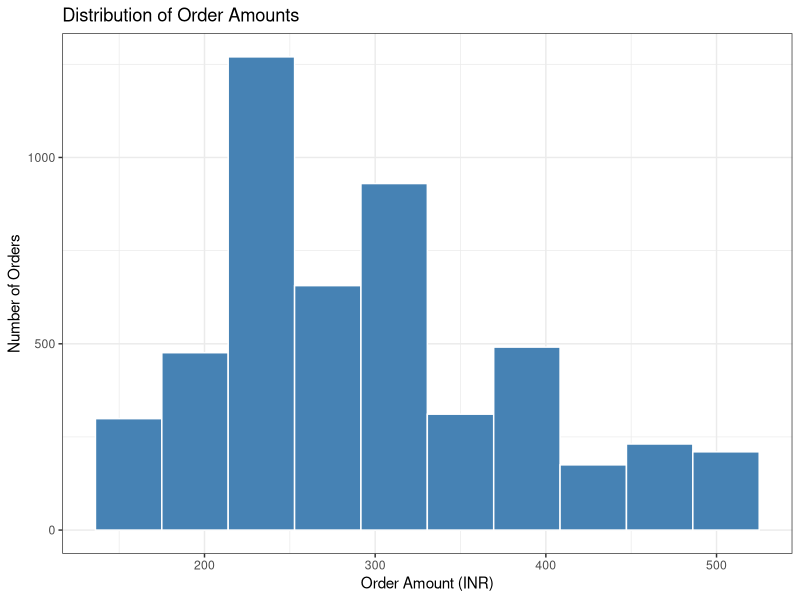
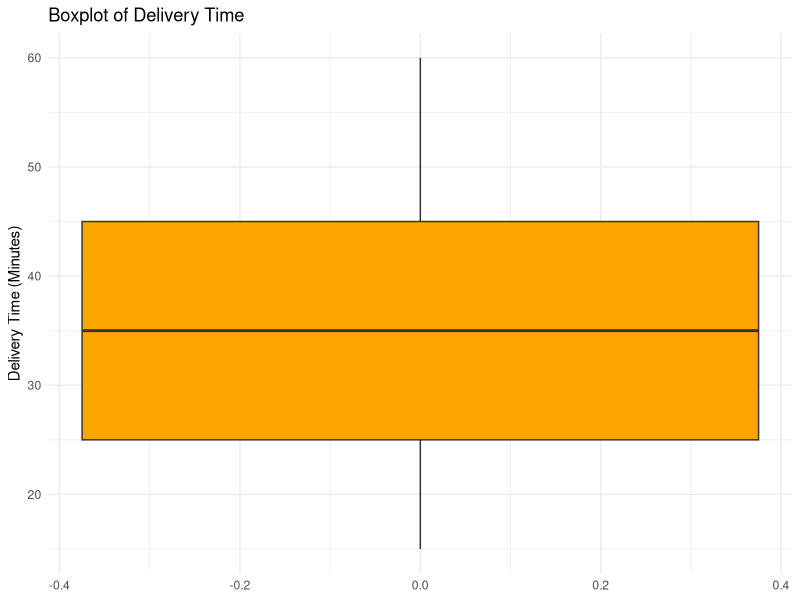
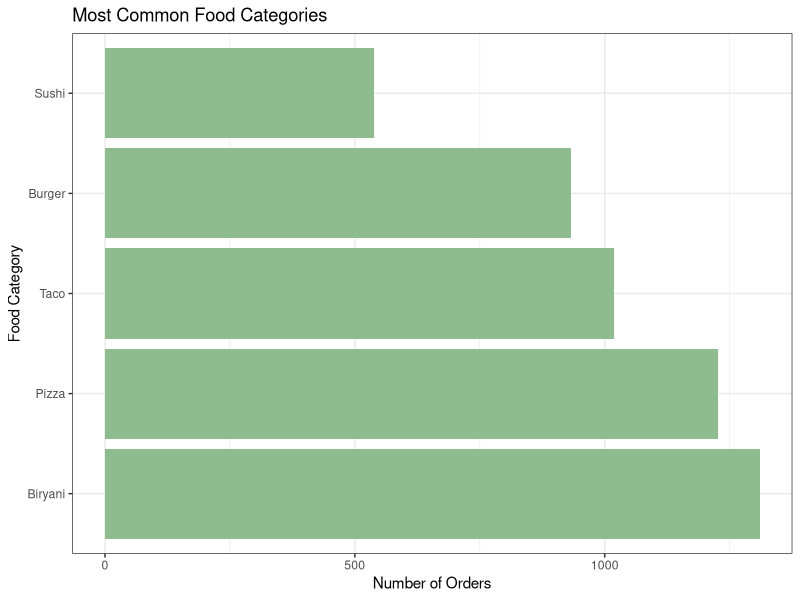
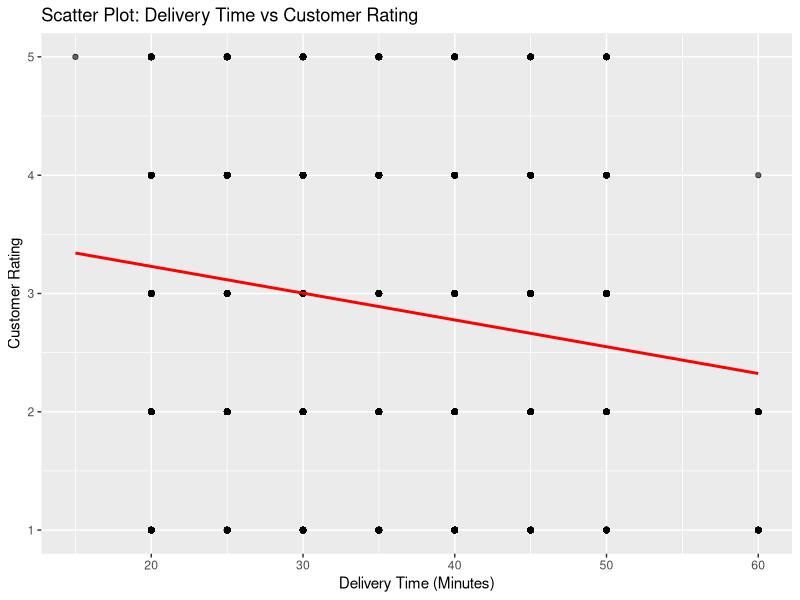
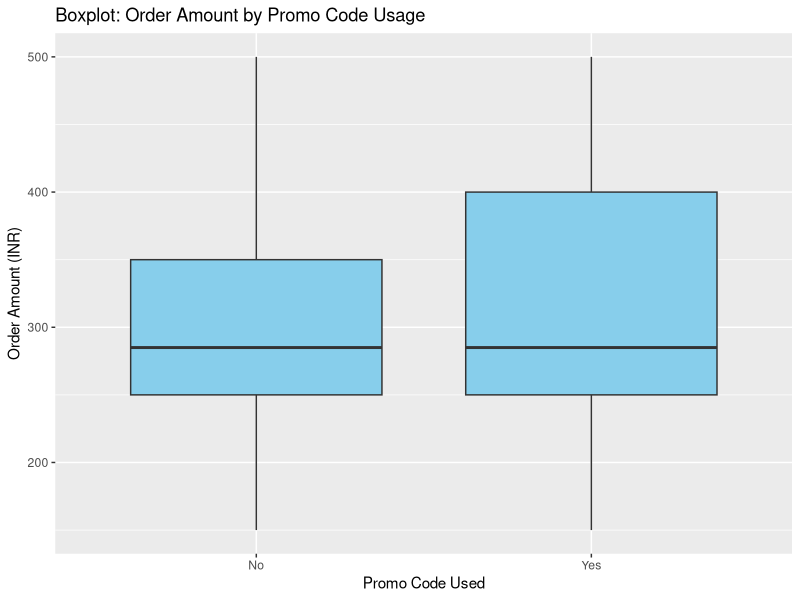
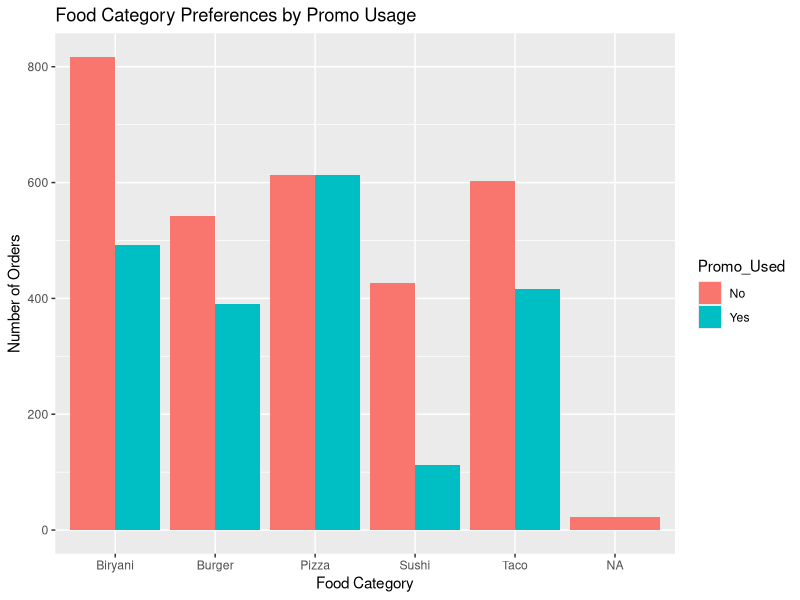
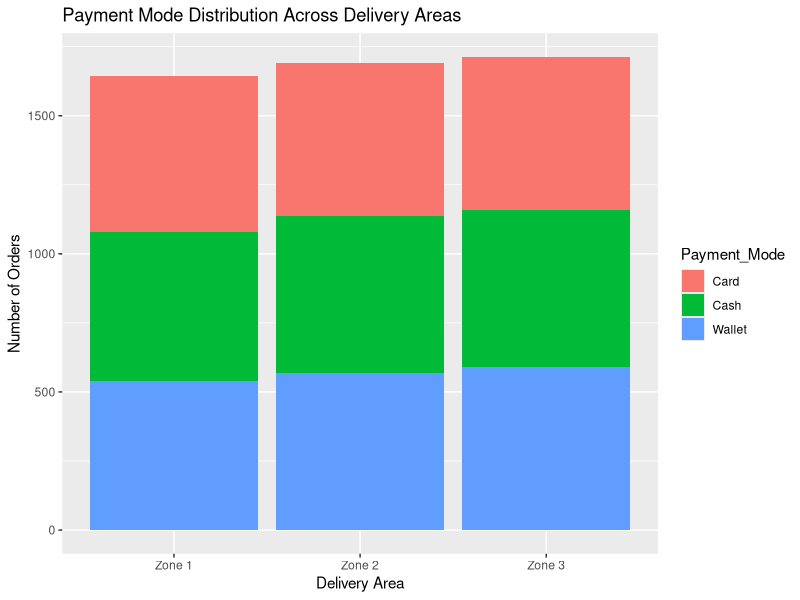
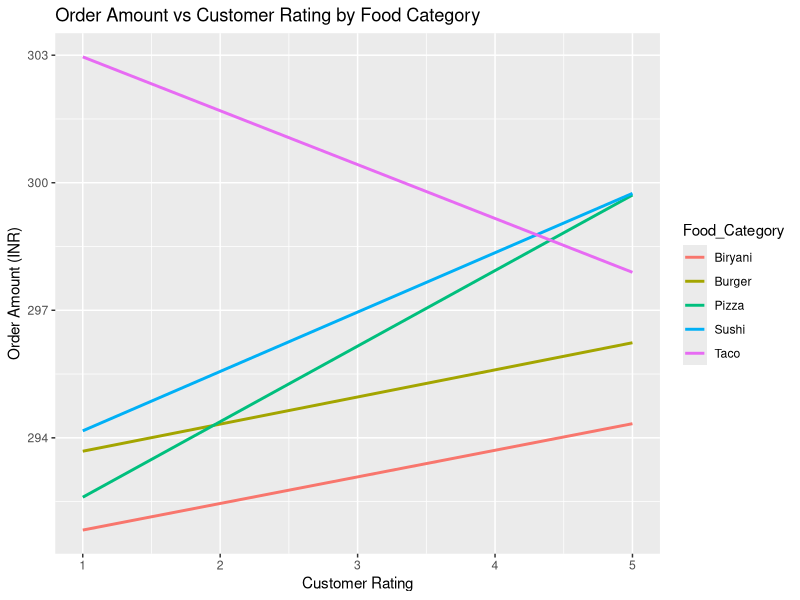

Write the R code that produced these figures, in order.
## ---- chunk 1
library(tidyverse)

# Load the dataset
food_data <- read_csv("../data/food_delivery_clean.csv")


# Fixing Inconsistent and Incorrect Data Types
food_data <- food_data %>%
  mutate(Promo_Used = as.factor(Promo_Used),
         Restaurant_Name = as.factor(Restaurant_Name),
         Food_Category = as.factor(Food_Category),
         Payment_Mode = as.factor(Payment_Mode),
         Fast_Delivery = as.factor(Fast_Delivery),
         Delivery_Area = as.factor(Delivery_Area),
         Order_Date = as.Date(Order_Date, format = "%m/%d/%Y")) 
## ---- chunk 2
# Dataset structure and summary
dim(food_data)              # Rows and columns
glimpse(food_data)          # Variable types
summary(food_data)          # Quick statistical summary
colSums(is.na(food_data))   # Check for any missing values

# --- Forming early hypotheses ---

# 1. Which food types dominate the orders?
food_data %>%
  count(Food_Category, sort = TRUE)

# 2. What is the range and central tendency of Order Amount?
summary(food_data$Order_Amount)

# 3. Which customers consistently rate poorly?
food_data %>%
  group_by(Customer_ID) %>%
  summarise(avg_rating = mean(Customer_Rating, na.rm = TRUE),
            n_orders = n()) %>%
  arrange(avg_rating)

# 4. Most and least generous orders
food_data %>%
  arrange(desc(Order_Amount)) %>%
  select(Order_ID, Customer_ID, Order_Amount) %>%
  head()

# 5. Explore promo usage
food_data %>%
  count(Promo_Used)
## ---- chunk 3
#Histogram
ggplot(food_data, aes(x = Order_Amount)) +
  geom_histogram(bins = 10, fill = "steelblue", color = "white") +
  labs(title = "Distribution of Order Amounts",
       x = "Order Amount (INR)",
       y = "Number of Orders") +
  theme_bw()

#Boxplot
ggplot(food_data, aes(y = Delivery_Time_Minutes)) +
  geom_boxplot(fill = "orange") +
  labs(title = "Boxplot of Delivery Time",
       y = "Delivery Time (Minutes)") +
  theme(axis.text.x = element_blank()) +
  theme_minimal()

# Bar plot
food_data %>%
  filter(!is.na(Food_Category)) %>%
  ggplot(aes(x = fct_infreq(Food_Category))) +
  geom_bar(fill = "darkseagreen") +
  coord_flip() +
  labs(title = "Most Common Food Categories",
       x = "Food Category",
       y = "Number of Orders") +
  theme_bw()
## ---- chunk 4
# Scatter plot
ggplot(food_data, aes(x = Delivery_Time_Minutes, y = Customer_Rating)) +
  geom_point(alpha = 0.6) +
  geom_smooth(method = "lm", se = FALSE, color = "red") +
  labs(title = "Scatter Plot: Delivery Time vs Customer Rating",
       x = "Delivery Time (Minutes)", y = "Customer Rating") 

# Box plot
ggplot(food_data, aes(x = Promo_Used, y = Order_Amount)) +
  geom_boxplot(fill = "skyblue") +
  labs(title = "Boxplot: Order Amount by Promo Code Usage",
       x = "Promo Code Used", y = "Order Amount (INR)") 

# Grouped bar plot
ggplot(food_data, aes(x = Food_Category, fill = Promo_Used)) +
  geom_bar(position = "dodge") +
  labs(title = "Food Category Preferences by Promo Usage",
       x = "Food Category", y = "Number of Orders") 

# Stacked bar plot
ggplot(food_data, aes(x = Delivery_Area, fill = Payment_Mode)) +
  geom_bar(position = "stack") +
  labs(title = "Payment Mode Distribution Across Delivery Areas",
       x = "Delivery Area", y = "Number of Orders") 
## ---- chunk 5
food_data %>%
  filter(!is.na(Food_Category)) %>%
  ggplot(aes(x = Customer_Rating, y = Order_Amount, color = Food_Category)) +     
  geom_smooth(method = "lm", se = FALSE) +
  labs(
    title = "Order Amount vs Customer Rating by Food Category",
    x = "Customer Rating",
    y = "Order Amount (INR)"
  ) 

food_data %>%
  filter(!is.na(Food_Category)) %>%
  ggplot(aes(x = Customer_Rating, y = Order_Amount)) +
  geom_smooth(method = "lm", se = FALSE) +
  facet_wrap(~ Food_Category) +
  labs(title = "Order Amount vs Rating, Faceted by Food Category",
       x = "Customer Rating", y = "Order Amount (INR)"
  ) 
## ---- chunk 6
ggplot(food_data, aes(x = Delivery_Area, y = Customer_Rating, fill = Delivery_Area)) +
  geom_boxplot() +
  labs(title = "Customer Rating Distribution by Delivery Area",
       x = "Delivery Area", y = "Customer Rating") 

food_data %>%
  group_by(Delivery_Area) %>%
  summarise(
    mean_order_amount = mean(Order_Amount, na.rm = TRUE),
    median_order_amount = median(Order_Amount, na.rm = TRUE),
    mean_rating = mean(Customer_Rating, na.rm = TRUE),
    n = n()
  )

ggplot(food_data, aes(x = Order_Amount, y = Customer_Rating)) +
  geom_point(alpha = 0.6, color = "darkblue") +
  geom_smooth(method = "loess", se = FALSE, color = "red") +
  facet_wrap(~ Delivery_Area) +
  labs(title = "Order Amount vs Customer Rating by Delivery Area")

## ---- chunk 7
# Seeing Patterns That Aren’t Really There
food_data %>%
  mutate(Day_of_Week = weekdays(Order_Date)) %>%
  group_by(Day_of_Week) %>%
  summarise(mean_amount = mean(Order_Amount, na.rm = TRUE),
            count = n()) %>%
  arrange(desc(mean_amount))

# Simpson's Paradox
orders <- read_csv("../data/simpsons_paradox_food_delivery.csv")

# Mean rating by subgroup (Food Category × Delivery Zone)
orders %>%
  group_by(Food_Category, Delivery_Zone) %>%
  summarise(mean_rating = mean(Customer_Rating), count = n())

# Aggregated mean rating (ignoring Delivery Zone)
orders %>%
  group_by(Food_Category) %>%
  summarise(overall_mean_rating = mean(Customer_Rating), count = n())


# Plot subgroup and aggregated trends using facet and overlay
ggplot(orders, aes(x = Food_Category, y = Customer_Rating, color = Delivery_Zone)) +
  geom_jitter(width = 0.2, alpha = 0.5) +
  stat_summary(fun = mean, geom = "point", shape = 18, size = 4, color = "black") +
  stat_summary(fun = mean, geom = "line", aes(group = Delivery_Zone), size = 1.2) +
  scale_color_manual(values = c("Urban" = "#1F78B4", "Rural" = "#6BAED6")) +  # darker and lighter blue
  facet_wrap(~Delivery_Zone, ncol = 2) +
  labs(
    title = "Simpson's Paradox in Customer Ratings",
    subtitle = "Biryani is better in each zone, but Pizza appears better when zones are ignored",
    x = "Food Category",
    y = "Customer Rating"
  ) +
  theme_minimal()


# Misleading bar chart (y-axis starts at 2.5)
ggplot(food_data, aes(x = Delivery_Area, y = Customer_Rating)) +
  stat_summary(fun = mean, geom = "bar", fill = "steelblue") +
  coord_cartesian(ylim = c(2.5, 4)) +  # WARNING: Misleading
  ggtitle("Average Delivery Time (Misleading Y-Axis)")

